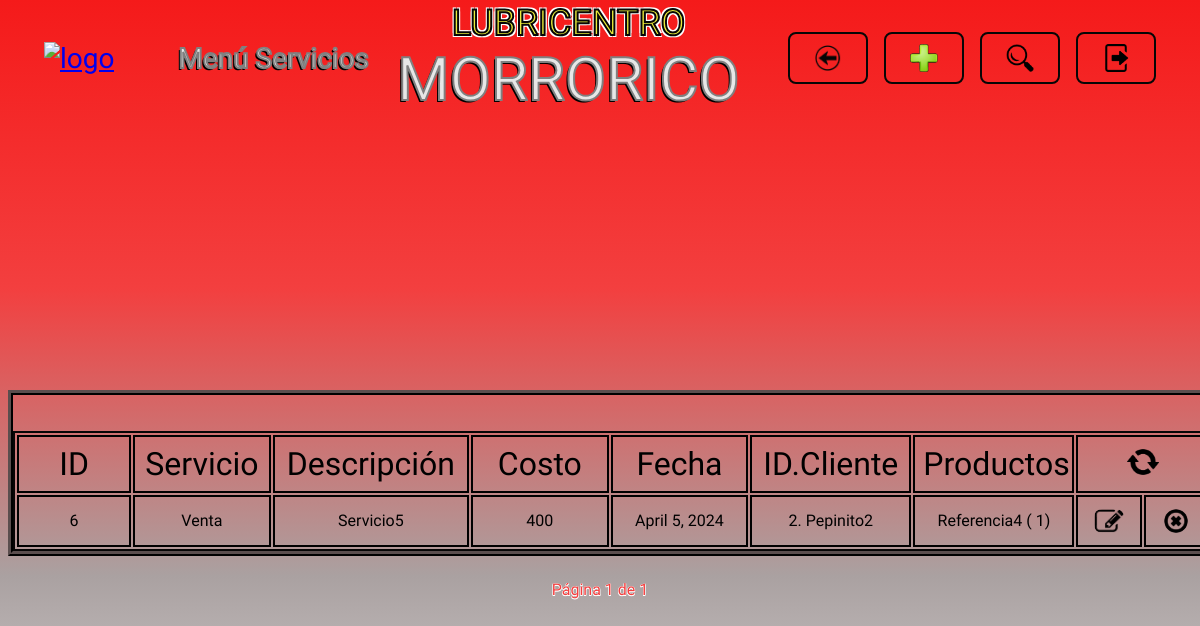
Page /servicios/ on the earlier database version.
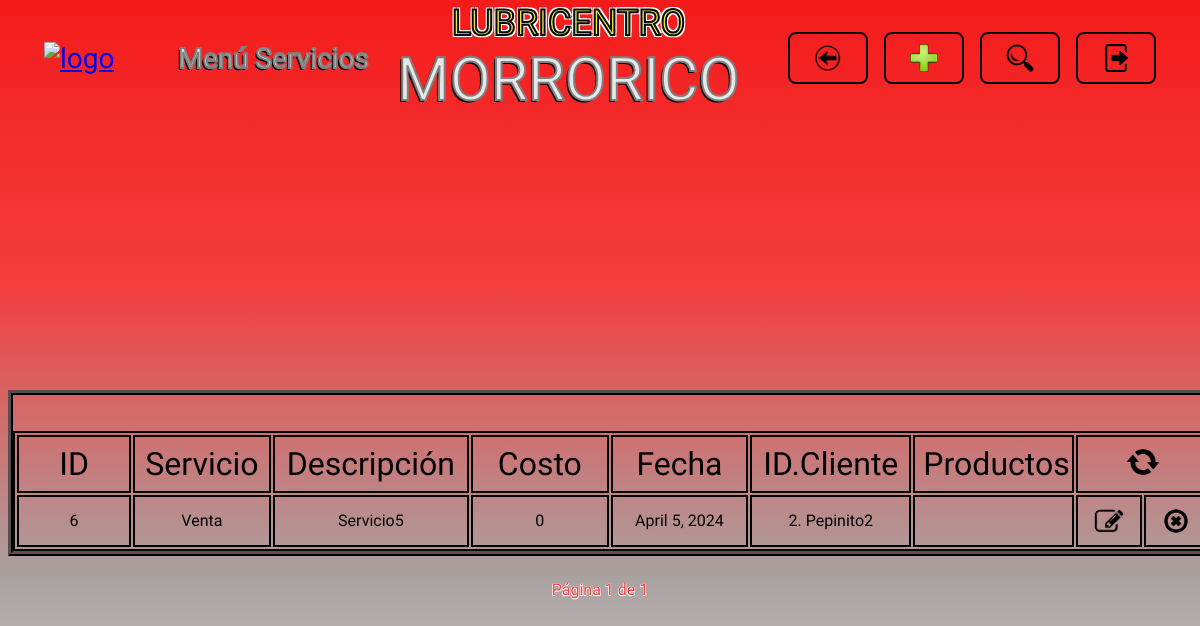
Same page on the later database version.
### servicios/models.py (models this page shows)
class Servicio(models.Model):
    OPCIONES_SERVICIO = [
        ("Venta", "Venta"),
        ("Engrase", "Engrase"),
    ]
    nombre_servicio = models.CharField(max_length=40, choices=OPCIONES_SERVICIO, null=False, blank=False)
    descripcion = models.CharField(max_length=200, null=True, blank=True)
    costo_total = models.IntegerField(null=False, blank=False)
    fecha = models.DateField(default=timezone.now)
    cliente = models.ForeignKey(Cliente, on_delete=models.PROTECT)

class Servicio_Productos(models.Model):
    servicio = models.ForeignKey(Servicio, on_delete=models.CASCADE)
    producto = models.ForeignKey(Producto, on_delete=models.PROTECT)
    cantidad = models.IntegerField(default=1)

### clientes/models.py (models this page shows)
class Cliente(models.Model):
    nombre_cliente = models.CharField(max_length=50, null=False, blank=False)
    documento_identidad = models.CharField(max_length=20, null=False, blank=False)
    correo_electronico = models.EmailField(max_length=100, null=True, blank=True)
    telefono = models.CharField(max_length=15, null=True, blank=True)

### inventario/models.py (models this page shows)
class Producto(models.Model):
    OPCIONES_TIPO = [
        ("Llanta", "Llanta"),
        ("Aceite", "Aceite"),
        ("Filtro", "Filtro"),
        ("Grasa", "Grasa")
    ]
    marca = models.CharField(max_length=60,null=False, blank=False)
    referencia = models.CharField(max_length=40, null=False, blank=False)
    tipo_producto = models.CharField(max_length=40, choices=OPCIONES_TIPO, null=False, blank=False)
    precio = models.IntegerField(null=False, blank=False)
    unidades_disponibles = models.IntegerField(null=False, blank=False)

### servicios/views.py (the view)
# urls.py: path('servicios/', include('servicios.urls')),
def servicios(request, servicios=None, registrado=False, eliminado=False, actualizado=False, sin_coincidencias=False, campo=None, buscar=None, error=False, mensaje_error=None, name_url="servicios"):
    if servicios is None:
        servicios = Servicio.objects.all()
    paginator = Paginator(servicios, 20)
    numero_pagina = request.GET.get('pagina')
    try:
        pagina = paginator.page(numero_pagina)
    except PageNotAnInteger:
        pagina = paginator.page(1)
    except EmptyPage:
        pagina = paginator.page(paginator.num_pages)
    return render(request, 'servicios.html', {
        "registrado": registrado,
        "eliminado": eliminado,
        "actualizado": actualizado,
        "sin_coincidencias": sin_coincidencias,
        "buscar": buscar,
        "campo": campo,
        "pagina": pagina,
        "error": error,
        "mensaje_error": mensaje_error,
        "name_url": name_url,
    })

### templates/servicios.html (shortened to what this page needs)
{% extends "layouts/base.html" %}
{% load static %}
{% block nombre_seccion %}
<p class="header__titulo letra_blanca">Menú Servicios</p>
{% endblock nombre_seccion %}
{% block boton_volver %}
<li>
    <a href="{% url "menu_opciones" %}" class="header__boton header__volver">
        <img src="{% static "images/logo_volver.png" %}" alt="volver" class="header__logo_boton">
    </a>
</li>
{% endblock boton_volver %}
{% block boton_registrar %}
<li>
    {% include "layouts/partials/boton_registrar.html" %}
</li>
{% endblock boton_registrar %}
{% block boton_buscar %}
<li>
    {% include "layouts/partials/boton_buscar.html" %}
</li>
{% endblock boton_buscar %}
{% block boton_cerrar_sesion %}
    {% include "layouts/partials/boton_cerrar_sesion.html" %}
{% endblock boton_cerrar_sesion %}
{% block cuerpo_seccion %}
<div class="contenedor tabla_registros">
    <table class="tabla_registros__tabla">
        <tr class="celdas_encabezado">
            <th class="celda tabla_registros__celda_id">ID</th>
            <th class="celda tabla_registros__celda_servicio">Servicio</th>
            <th class="celda tabla_registros__celda_descripcion">Descripción</th>
            <th class="celda tabla_registros__celda_costo_total">Costo</th>
            <th class="celda tabla_registros__celda_fecha">Fecha</th>
            <th class="celda tabla_registros__celda_info_cliente">ID.Cliente</th>
            <th class="celda tabla_registros__celda_productos">Productos</th>
            <th colspan="2" class="celda tabla_registros__celda_recargar"><a href="{% url "servicios" %}"><img src="{% static "images/logo_recargar.png" %}" alt="recargar" class="tabla_registros__recargar"></a></th>
        </tr>
        {% for servicio in pagina.object_list %}
        <tr class="celdas_datos">
            <td class="celda tabla_registros__celda_id">{{ servicio.id }}</td>
            <td class="celda tabla_registros__celda_servicio">{{ servicio.nombre_servicio }}</td>
            <td class="celda tabla_registros__celda_descripcion">{{ servicio.descripcion }}</td>
            <td class="celda tabla_registros__celda_costo_total">{{ servicio.costo_total }}</td>
            <td class="celda tabla_registros__celda_fecha">{{ servicio.fecha }}</td>
            <td class="celda tabla_registros__celda_info_cliente">{{ servicio.cliente.id }}. {{ servicio.cliente.nombre_cliente }}</td>
            <td class="celda tabla_registros__celda_productos">
                <div class="tabla_registros__contenedor_lista_productos">
                    <ul class="tabla_registros__lista_productos">
                        {% for registro in servicio.servicio_productos_set.all %}
                        <li>{{ registro.producto.referencia }} ( {{ registro.cantidad }})</li>
                        {% endfor %}
                    </ul>
                </div>
            </td>
            <td class="celda tabla_registros__celda_editar"><a href="#" data-registro-id={{ servicio.id }} data-app-registro="servicios" class="tabla_registros__boton boton_editar"><img src="{% static "images/logo_editar.png" %}" alt="editar" class="tabla_registros__logo_boton tabla_registros__editar"></a></td>
            <td class="celda tabla_registros__celda_eliminar"><a href="#" data-url= {% url "eliminar_servicio" servicio.id %} data-mensaje= "Servicio  {{ servicio.nombre_servicio }} con ID {{ servicio.id }} realizado al cliente {{ servicio.cliente.nombre_cliente }}" class="tabla_registros__boton boton_eliminar"><img src="{% static "images/logo_eliminar.png" %}" alt="eliminar" class="tabla_registros__logo_boton tabla_registros__eliminar"></a></td>
        </tr>
        {% endfor %}
    </table>
</div>
{% endblock cuerpo_seccion %}
{% block paginacion %}
{% include "layouts/partials/paginacion.html" %}
{% endblock paginacion %}

Differences in the rows shown:
removed Servicio_Productos: producto.referencia "Referencia4", cantidad "1"
changed Servicio "Venta": costo_total "400" → "0"
